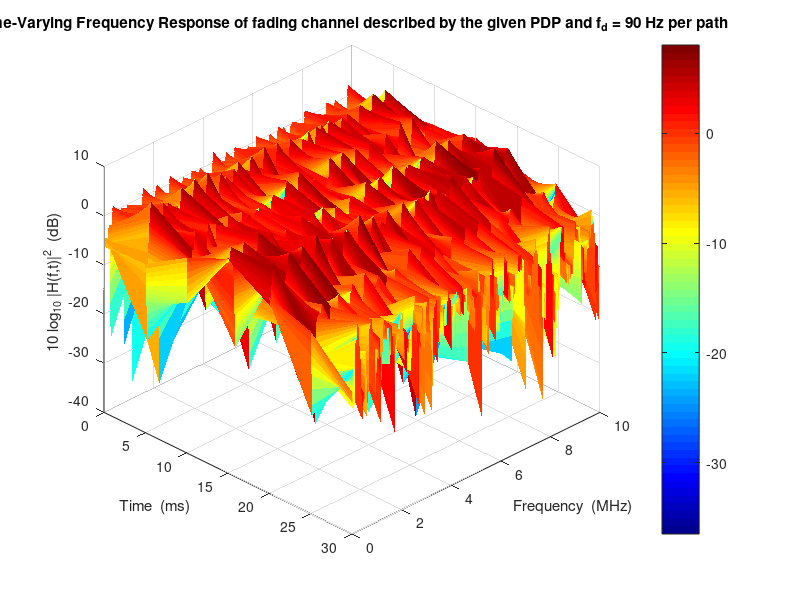
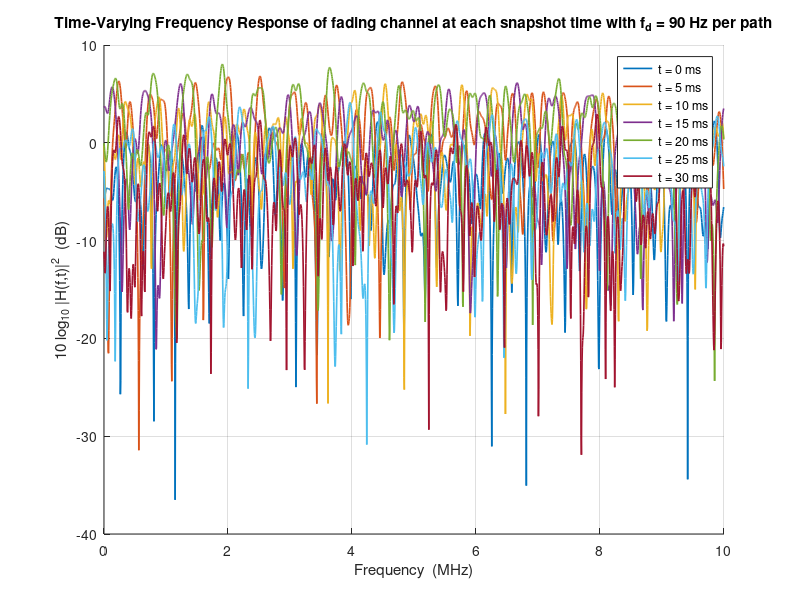
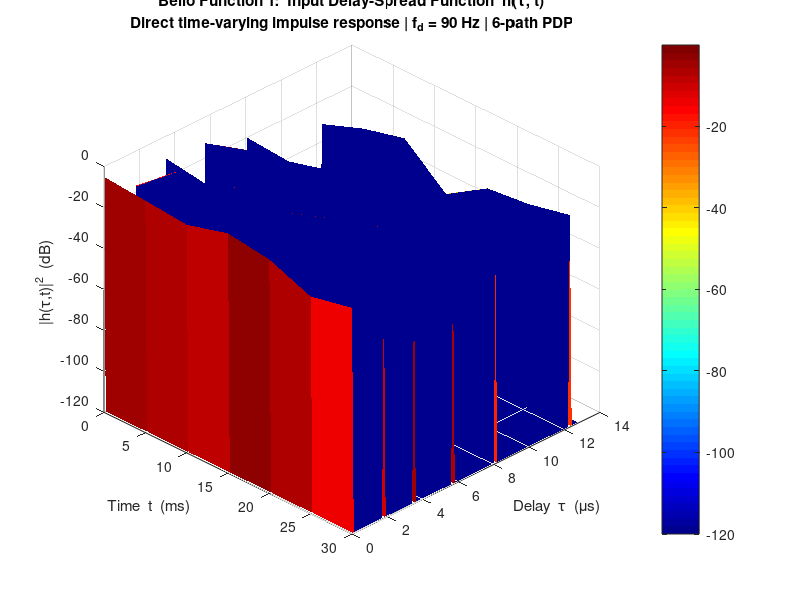
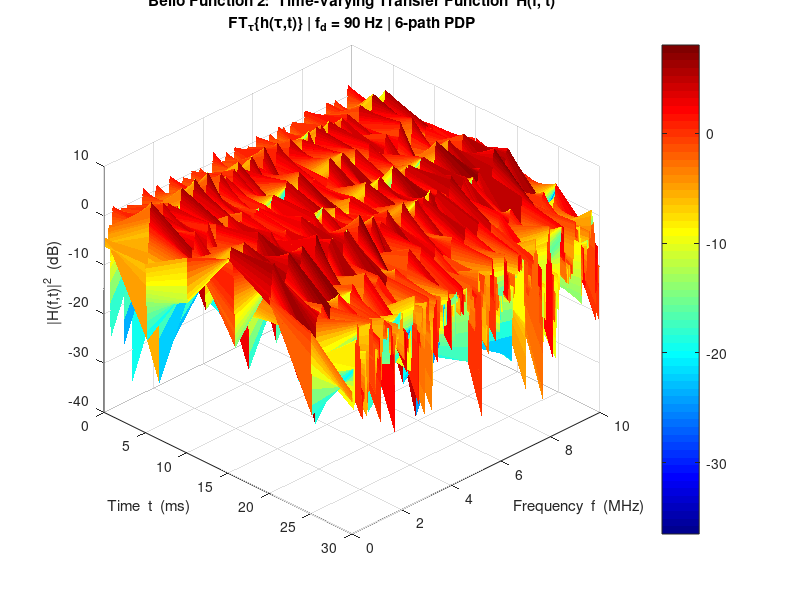

The MATLAB script that drew these images, in order:
%% Problem 3: Time-Varying Frequency-Selective Fading — 3D Plot
% Same 6-path PDP as Q2, fd = 90 Hz per path
% 7 snapshots at t = 0, 5, 10, 15, 20, 25, 30 ms

clear; clc; close all;

%% ---- PDP Parameters (identical to Q2) ----
W_bw     = 10e6;              % 2W = 10 MHz
Ts_tap   = 1/W_bw;            % tap spacing = 0.1 us
NFFT     = 2048;

gain_dB  = [-2, 0, -1, -6, -9, -14];
delay_us = [0, 1.8, 3.5, 5.7, 8.1, 12.3];
L        = length(gain_dB);

% Linear variances, normalized to sum = 1
sigma2   = 10.^(gain_dB/10);
sigma2   = sigma2 / sum(sigma2);

% Tap indices (delay / tap_spacing)
tap_idx  = round(delay_us / (Ts_tap * 1e6));

fprintf('Normalized sigma^2 per path:\n');
for i = 1:L
    fprintf('  Path %d: tap=%3d, sigma^2=%.4f\n', i, tap_idx(i), sigma2(i));
end

%% ---- Doppler and Snapshot Parameters ----
fd        = 90;                      % max Doppler per path (Hz)
wd        = 2*pi*fd;
M         = 20;                      % SOS sinusoids per path (Zheng-Xiao)
t_snap_ms = 0:5:30;                  % [0 5 10 15 20 25 30] ms
t_snap    = t_snap_ms * 1e-3;        % in seconds
Nsnap     = length(t_snap);          % 7 snapshots

fprintf('Coherence time Tc ~ 1/fd = %.1f ms\n', 1/fd*1e3);
fprintf('Snapshot spacing = 5 ms  (= %.1f * Tc)\n\n', 5e-3 * fd);

%% ---- Fix SOS random parameters for each path (drawn once) ----
% Each path has its own independent fading process
rng(42);
theta_all  = unifrnd(-pi, pi, 1, L);      % (1 x L)
phi_all    = unifrnd(-pi, pi, M, L);      % (M x L)
varphi_all = unifrnd(-pi, pi, M, L);      % (M x L)
n_vec      = (1:M)';                      % (M x 1)

%% ---- Frequency axis for plotting ----
f_MHz = (0:NFFT-1) * (W_bw/NFFT) / 1e6;  % 0 to 10 MHz

%% ---- Compute H[k, t] for all snapshots ----
% H_dB: (NFFT x Nsnap) matrix of |H(f, t)|^2 in dB
H_dB = zeros(NFFT, Nsnap);

for s = 1:Nsnap
    t_now  = t_snap(s);
    h_snap = zeros(1, NFFT);     % sparse impulse response at this snapshot

    for i = 1:L
        %% Zheng-Xiao SOS: evaluate path i at time t_now
        % Doppler arrival angles (conditionally random via theta)
        alpha_n = (2*pi*n_vec - pi + theta_all(i)) / (4*M);   % (M x 1)

        % Quadrature components (scalar values at t_now)
        Z_c = sqrt(2/M) * sum(cos(wd * t_now * cos(alpha_n) + phi_all(:,i)));
        Z_s = sqrt(2/M) * sum(cos(wd * t_now * sin(alpha_n) + varphi_all(:,i)));

        % Scale to CN(0, sigma2_i):
        % E[Z_c^2]=1, E[Z_s^2]=1  →  sqrt(sigma2/2) gives correct variance
        a_i = sqrt(sigma2(i)/2) * (Z_c + 1j*Z_s);

        % Accumulate at correct delay tap
        h_snap(tap_idx(i) + 1) = h_snap(tap_idx(i) + 1) + a_i;
    end

    % 2048-pt FFT (zero-padding already implicit since NFFT >> max tap)
    H_snap       = fft(h_snap, NFFT);
    H_dB(:, s)   = 10*log10(abs(H_snap).^2);
end

%% ---- 3D Surface Plot ----
% meshgrid: T_grid and F_grid both (NFFT x Nsnap)
[T_grid, F_grid] = meshgrid(t_snap_ms, f_MHz);

figure('Name', 'Q3: Time-Varying Frequency Response — 3D Surface');
surf(T_grid, F_grid, H_dB, 'EdgeColor', 'none');
colormap jet;
colorbar;
xlabel('Time  (ms)');
ylabel('Frequency  (MHz)');
zlabel('10 log_{10} |H(f,t)|^2  (dB)');
title({'Time-Varying Frequency Response of fading channel described by the given PDP and f_d = 90 Hz per path'});
view(45, 35);
grid on;

%% ---- 2D Overlay Plot (waterfall style — easier to read) ----
figure('Name', 'Q3: Frequency Snapshots Overlaid');
hold on;
cmap = lines(Nsnap);
for s = 1:Nsnap
    plot(f_MHz, H_dB(:,s), 'Color', cmap(s,:), 'LineWidth', 1.2);
end
xlabel('Frequency  (MHz)');
ylabel('10 log_{10} |H(f,t)|^2  (dB)');
title({'Time-Varying Frequency Response of fading channel at each snapshot time with f_d = 90 Hz per path'});
legend_str = arrayfun(@(x) sprintf('t = %d ms', x), t_snap_ms, 'UniformOutput', false);
legend(legend_str, 'Location', 'best');
grid on;

%% ===================================================================
%% BELLO SYSTEM FUNCTIONS — All 4 Domains
%% ===================================================================
% Recompute storing complex matrices (same SOS params, no new rng draw)
h_all     = zeros(NFFT, Nsnap);   % h(tau, t): delay-time plane
H_complex = zeros(NFFT, Nsnap);   % H(f,   t): frequency-time plane

for s = 1:Nsnap
    t_now = t_snap(s);
    h_tmp = zeros(1, NFFT);
    for i = 1:L
        alpha_n = (2*pi*n_vec - pi + theta_all(i)) / (4*M);
        Z_c = sqrt(2/M) * sum(cos(wd * t_now * cos(alpha_n) + phi_all(:,i)));
        Z_s = sqrt(2/M) * sum(cos(wd * t_now * sin(alpha_n) + varphi_all(:,i)));
        a_i = sqrt(sigma2(i)/2) * (Z_c + 1j*Z_s);
        h_tmp(tap_idx(i)+1) = h_tmp(tap_idx(i)+1) + a_i;
    end
    h_all(:, s)     = h_tmp.';
    tmp             = fft(h_tmp, NFFT);
    H_complex(:, s) = tmp.';
end

%% ---- Derived Bello functions via FFT over time axis ----
% S(f, nu)  = FT_t{ H(f,t) } — each row of H_complex FFT'd over Nsnap points
S_fn = fftshift(fft(H_complex, Nsnap, 2), 2);    % (NFFT x Nsnap)

% B(tau,nu) = FT_t{ h(tau,t) } — each row of h_all FFT'd over Nsnap points
B_tn = fftshift(fft(h_all,     Nsnap, 2), 2);    % (NFFT x Nsnap)

%% ---- Axes ----
% Delay axis — only show meaningful taps (0 to last path + margin)
tau_max_disp = max(tap_idx) + 5;
tau_us_disp  = (0:tau_max_disp) * Ts_tap * 1e6;  % microseconds
tau_rows     = 1 : tau_max_disp+1;               % 1-indexed

% Doppler axis from FFT of 7 snapshots spaced dt=5ms
dt_snap = 5e-3;
dnu     = 1 / (Nsnap * dt_snap);                          % ~28.6 Hz resolution
nu_Hz   = (-floor(Nsnap/2) : ceil(Nsnap/2)-1) * dnu;     % centered

fprintf('\n-- Bello Function Axes --\n');
fprintf('  Doppler resolution : dnu = %.2f Hz\n', dnu);
fprintf('  Doppler range      : [%.1f, %.1f] Hz\n', nu_Hz(1), nu_Hz(end));
fprintf('  Delay range shown  : 0 to %.1f us (%d taps)\n\n', ...
        tau_us_disp(end), tau_max_disp+1);

%% ===== FIGURE 3: Bello Domain 1 — h(tau, t) =====
[T3, TAU3] = meshgrid(t_snap_ms, tau_us_disp);
h_dB3      = 10*log10(abs(h_all(tau_rows, :)).^2 + 1e-12);

figure('Name', 'Bello 1: h(tau,t) — Delay-Time Plane');
surf(T3, TAU3, h_dB3, 'EdgeColor', 'none');
colormap jet; colorbar;
xlabel('Time  t  (ms)');
ylabel('Delay  \tau  (\mus)');
zlabel('|h(\tau,t)|^2  (dB)');
title({'Bello Function 1:  Input Delay-Spread Function  h(\tau, t)', ...
       'Direct time-varying impulse response | f_d = 90 Hz | 6-path PDP'});
view(45, 35); grid on;

%% ===== FIGURE 4: Bello Domain 2 — H(f, t) =====
[T4, F4] = meshgrid(t_snap_ms, f_MHz);
H_dB4    = 10*log10(abs(H_complex).^2 + 1e-12);

figure('Name', 'Bello 2: H(f,t) — Frequency-Time Plane');
surf(T4, F4, H_dB4, 'EdgeColor', 'none');
colormap jet; colorbar;
xlabel('Time  t  (ms)');
ylabel('Frequency  f  (MHz)');
zlabel('|H(f,t)|^2  (dB)');
title({'Bello Function 2:  Time-Varying Transfer Function  H(f, t)', ...
       'FT_\tau\{h(\tau,t)\} | f_d = 90 Hz | 6-path PDP'});
view(45, 35); grid on;

%% ===== FIGURE 5: Bello Domain 3 — S(f, nu) =====
[NU5, F5] = meshgrid(nu_Hz, f_MHz);
S_dB5     = 10*log10(abs(S_fn).^2 + 1e-12);

figure('Name', 'Bello 3: S(f,nu) — Doppler-Spread Function');
surf(NU5, F5, S_dB5, 'EdgeColor', 'none');
colormap jet; colorbar;
xlabel('Doppler  \nu  (Hz)');
ylabel('Frequency  f  (MHz)');
zlabel('|S(f,\nu)|^2  (dB)');
title({'Bello Function 3:  Doppler-Spread Function  S(f, \nu)', ...
       'FT_t\{H(f,t)\} | dnu = 28.6 Hz | f_d = 90 Hz per path'});
view(45, 35); grid on;

%% ===== FIGURE 6: Bello Domain 4 — B(tau, nu) =====
[NU6, TAU6] = meshgrid(nu_Hz, tau_us_disp);
B_dB6      = 10*log10(abs(B_tn(tau_rows, :)).^2 + 1e-12);

figure('Name', 'Bello 4: B(tau,nu) — Delay-Doppler Spread Function');
surf(NU6, TAU6, B_dB6, 'EdgeColor', 'none');
colormap jet; colorbar;
xlabel('Doppler  \nu  (Hz)');
ylabel('Delay  \tau  (\mus)');
zlabel('|B(\tau,\nu)|^2  (dB)');
title({'Bello Function 4:  Delay-Doppler Spread Function  B(\tau, \nu)', ...
       'FT_t\{h(\tau,t)\} | dnu = 28.6 Hz | f_d = 90 Hz per path'});
view(45, 35); grid on;
